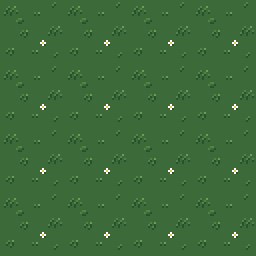
#> input picture docs/art-candidates/terrain/samples/repeat/repeat_plains.grass.1.png, 256 x 256 px
$ python -i mock_scene.py   (imports and definitions only)
#> lines starting #> are read from the running program, lines starting #| are printed output that depends on the picture
"""Mock top-down scene (20 x 12 tiles) built from the terrain samples, with the release hero on it.

Rendered the way src/view/gameView.js draws terrain, so it shows the real look:
  * flat ground tinted by levelTint(0) (x0.8), raised ground by levelTint(h);
  * a raised tile's surface is drawn h px higher, its south face is stacked from face.* segments
    (top / mid / -base, 8 or 4 game px each), with a contact shadow at the foot and dark edges
    where a neighbour is lower;
  * objects and the hero are Y-sorted by their feet.

Writes docs/art-candidates/terrain/:
  mock_scene.png      1x (= the release resolution, 2 art px per game px)
  mock_scene_3x.png   3x (to look at the pixels)
  mock_compare.png    the current placeholders (docs/art-kit) | the samples, same map, 2x
  samples_sheet.png   every sample with its name, 4x
  water_anim.gif      the water's 2 frames as the game plays them (0.6 s each)
  palettes.png        the proposed ramps per region
Run after gen_samples.py: python3 tools/terrain_release/mock_scene.py
"""

import os
import sys

from PIL import Image, ImageDraw, ImageFont

sys.path.insert(0, os.path.dirname(__file__))

ROOT = os.path.join(os.path.dirname(__file__), "..", "..")
DOCS = os.path.join(ROOT, "docs", "art-candidates", "terrain")
SAMPLES = os.path.join(DOCS, "samples")
KIT = os.path.join(ROOT, "docs", "art-kit")
HERO = os.path.join(ROOT, "src", "art-release", "hero", "hero.idle.down.0.png")

TS = 32  # art px per tile
LEVEL = 32  # 1 level (16 game px) in art px
EDGE = (0x1A, 0x1C, 0x2C)
EDGE_PX, SHADOW_PX = 4, 12  # gameView EDGE_PX 2 / CLIFF_SHADOW_PX 6, in art px
EDGE_A, SHADOW_A = 0.55, 0.32


def tile_hash(x, y):
    """gameView.js hash(): which grass variant a tile gets."""
    h = (x * 374761393 + y * 668265263) & 0xFFFFFFFF
    h = ((h ^ (h >> 13)) * 1274126177) & 0xFFFFFFFF
    return (h ^ (h >> 16)) & 0xFFFFFFFF


def level_tint(h_art):
    level = h_art / LEVEL
    return round(255 * min(1, 0.8 + 0.07 * level)) / 255


# The map: G grass, P path, S sand, W water. Elevation in levels per tile (0 / 1 / 2).
GROUND = [
    "GGGGGGGGGGGGGGGGGGGG",
    "GGGGGGGGGGGGGGGGGGGG",
    "GGGGGGGGGGGGGGGGGGGG",
    "GGGGGGGGGGGGGGGGGGGG",
    "GGGGGGGGGGGGGGGGGGGG",
    "GGGGGGGGGGPGGGGGGGGG",
    "PPPPPPPPPPPGGSSSSSGG",
    "GGGGGGGGGGPGSSWWWSSG",
    "GGGGGGGGGGPSSWWWWWSG",
    "GGGGGGGGGGPSSWWWWWSS",
    "GGGGGGGGGGPGSSWWWSSG",
    "GGGGGGGGGGPGGSSSSSGG",
]
ELEV = [
    "00000000000000000000",
    "22221111110000000000",
    "22221111110000000000",
    "11111111110000000000",
    "00000000000000000000",
    "00000000000000000000",
    "00000000000000000000",
    "00000000000000000000",
    "00000000000000000000",
    "00000000000000000000",
    "00000000000000000000",
    "00000000000000000000",
]
TREES = [(12, 1), (16, 2), (18, 4), (14, 4), (1, 8), (3, 10), (6, 9), (17, 11), (2, 2), (7, 2)]
HERO_AT = (8, 7)  # tile under the hero's feet
W, H = len(GROUND[0]), len(GROUND)


def load(path):
    return Image.open(path).convert("RGBA")


class Art:
    def __init__(self, source):
        self.source = source

    def get(self, name):
        if self.source == "samples":
            p = os.path.join(SAMPLES, f"{name}.png")
            if os.path.exists(p):
                return load(p)
        for sub in os.listdir(KIT):
            p = os.path.join(KIT, sub, f"{name}.png")
            if os.path.exists(p):
                return load(p)
        raise FileNotFoundError(name)


# [6 lines left out: function tinted, not called in this run]


def overlay(canvas, x, y, w, h, colour, alpha):
    box = Image.new("RGBA", (max(1, w), max(1, h)), colour + (int(255 * alpha),))
    canvas.alpha_composite(box, (int(x), int(y)))


def surface_key(tx, ty, art):
    ch = GROUND[ty][tx]
    if ch == "P":
        return "tile.path"
    if ch == "S":
        return "tile.sand"
    if ch == "W":
        return "tile.water.0"
    return f"tile.grass.{tile_hash(tx, ty) % 3}"


def elev(tx, ty):
    if 0 <= tx < W and 0 <= ty < H:
        return int(ELEV[ty][tx]) * LEVEL
    return 0


def render(source, water_frame=0):
    art = Art(source)
    cache = {}

    def get(n):
        if n not in cache:
            cache[n] = art.get(n)
        return cache[n]

    img = Image.new("RGBA", (W * TS, H * TS), (0, 0, 0, 255))
    # flat ground
    for ty in range(H):
        for tx in range(W):
            if elev(tx, ty) == 0:
                k = surface_key(tx, ty, art)
                if k.startswith("tile.water"):
                    k = f"tile.water.{water_frame}"
                img.alpha_composite(tinted(get(k), level_tint(0)), (tx * TS, ty * TS))
    # sortable draws: (sort_y, fn)
    draws = []
    for ty in range(H):
        for tx in range(W):
            h = elev(tx, ty)
            if h == 0:
                continue

            # [23 lines left out: function raised, not called in this run]

            draws.append((ty * TS + 0.001, raised))
    tree = get("obj.tree")
    for tx, ty in TREES:
        foot = (ty + 1) * TS - 4 - elev(tx, ty)

        def put_tree(tx=tx, foot=foot):
            img.alpha_composite(tree, (tx * TS + TS // 2 - tree.width // 2, foot - tree.height))

        # sorted by the tile it stands on (raised ground draws first), drawn at its raised height
        draws.append(((ty + 1) * TS - 4, put_tree))
    hero = load(HERO)
    hx_, hy_ = HERO_AT
    hfoot = (hy_ + 1) * TS - 6

    # [5 lines left out: function put_hero, not called in this run]

    draws.append((hfoot, put_hero))
    for _, fn in sorted(draws, key=lambda d: d[0]):
        fn()
    return img


# [5 lines left out: function font, not called in this run]


def big(im, k):
    return im.resize((im.width * k, im.height * k), Image.NEAREST)


# [82 lines left out: functions samples_sheet, palettes, main, not called in this run]


# [2 lines not run here, left out]

>>> import cv2
>>> picture = cv2.imread('../../docs/art-candidates/terrain/samples/repeat/repeat_plains.grass.1.png', cv2.IMREAD_GRAYSCALE)
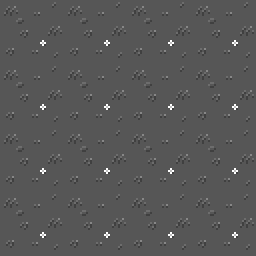
#> picture: shape (256, 256); min 64, max 255, mean 86.8
>>> result = render(picture)
#> in render, `k = surface_key(tx, ty, art)`: k = 'tile.grass.0'
#> (the run stopped early here; a loop or call above may not have finished)
